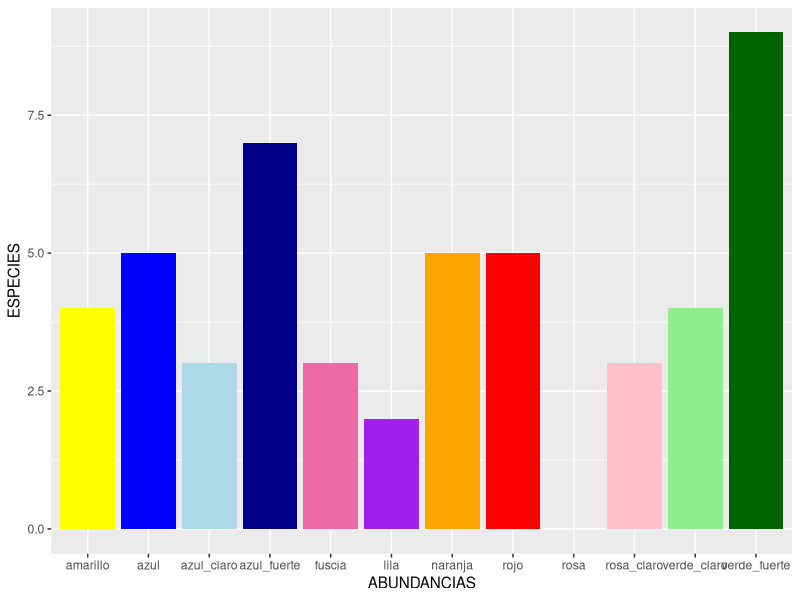

This figure's R source: (Note: this script raises an error after producing the figure.)
## ---- chunk 1
#Indice de Shannon
shannon<- function (abundancias){
  prob<- abundancias/sum(abundancias)
  return(-sum(prob*log(prob)))
}
#Indice de Pielou
pielou<- function(abundancias){
  shannon(abundancias)/log(length(abundancias))
}
#Indice de Simpson
simpson<- function(abundancias){
  prob<- abundancias/sum(abundancias)
  sum (prob*prob)
}
#Indice de Simpson inverso
simpson2<- function(abundancias){
  prob<- abundancias/sum(abundancias)
  1/ sum (prob*prob)
}
#Indice de Gini
gini<- function(abundancias){
  prob<- abundancias/sum(abundancias)
  simp<- sum(prob*prob)
  return(1-simp)
}
#Indice de Chao1
chao1<- function(x){
  s_obs<-length(x[x>0]) 
  f1<-length(x[which(x==1)]) 
  f2<-length(x[which(x==2)])
  return(s_obs+f1^2/(2*f2) )
}


alfa<- function(abundancias){
  lista_indices<-list(
    shannon= shannon(abundancias),
    pielou= pielou(abundancias),
    simpson= simpson(abundancias),
    simpson2= simpson2(abundancias),
    gini= gini(abundancias),
    chao1= chao1(abundancias)
  )
  return(lista_indices)
}

alfa(c(9, 7, 5, 5, 5, 4, 4, 3, 3, 3, 2))
alfa(c(18, 15, 10, 5, 4, 4, 3, 3, 2, 2, 1, 1))
alfa(c(67))
alfa(c(9, 8, 7, 6, 6, 2,1, 1))
alfa(c(88))
alfa(c(13, 12, 12, 12, 11, 7, 4, 3, 1))
alfa(c(14, 10, 3, 3, 2, 2, 2, 1, 1))

## ---- chunk 2
abundance <- read.csv (file = "datos/abundancias.csv")
abundance

## ---- chunk 3
library (ggplot2)

#bolsa 1
rank1 <- ggplot(abundance, aes (x=especie, y=bolsa_1))+
  geom_bar (stat = "identity", fill = (c("purple", "pink", "lightblue", "hotpink2",
                                         "yellow", "lightgreen", "red", "orange",
                                         "blue", "darkblue", "darkgreen", "hotpink")))+
  xlab ("ABUNDANCIAS") + ylab ("ESPECIES")
  
rank1
## ---- chunk 4
rank2
rank3
rank4
rank5
rank6
rank7
## ---- chunk 5
sumas <- read.csv(file = "datos/sumas.csv")
sumas

## ---- chunk 6
library(ggplot2)

#bolsa 1
b1 <- ggplot(sumas, aes( x=muestra, y=bolsa_1))+
  geom_point(color="red") + geom_line(color="red")+
  xlab ("MUESTRAS") + ylab ("ESPECIES NUEVAS")
b1
## ---- chunk 7
b2
b3
b4
b5
b6
b7
## ---- chunk 8
presencia <- read.csv(file = "datos/presencia.csv")

rownames(presencia)<- presencia$especie
presencia <- presencia [,-1]
presencia

## ---- chunk 9
library(vegan)

jac_matrix <- vegdist (presencia, method="jaccard")
jac_matrix
## ---- chunk 10

abundancia <- read.csv(file = "datos/abundancias.csv")

rownames(abundancia)<- abundancia$especie
abundancia <- abundancia [,-1]
abundancia
## ---- chunk 11
bray_matrix <- vegdist (abundancia, method="bray")
bray_matrix
